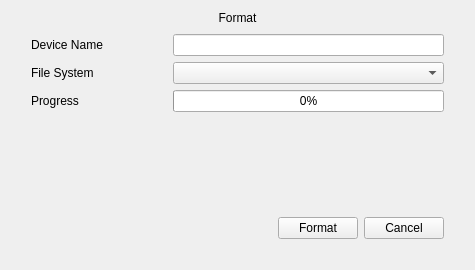
<?xml version="1.0" encoding="UTF-8"?>
<ui version="4.0">
 <class>FormatDialog</class>
 <widget class="QWidget" name="FormatDialog">
  <property name="geometry">
   <rect>
    <x>0</x>
    <y>0</y>
    <width>475</width>
    <height>270</height>
   </rect>
  </property>
  <property name="windowTitle">
   <string>Dialog</string>
  </property>
  <layout class="QVBoxLayout" name="verticalLayout">
   <property name="spacing">
    <number>0</number>
   </property>
   <item>
    <widget class="QLabel" name="label_title">
     <property name="text">
      <string>Format</string>
     </property>
     <property name="alignment">
      <set>Qt::AlignCenter</set>
     </property>
    </widget>
   </item>
   <item>
    <widget class="QWidget" name="widget_background" native="true">
     <property name="sizePolicy">
      <sizepolicy hsizetype="Preferred" vsizetype="Expanding">
       <horstretch>0</horstretch>
       <verstretch>0</verstretch>
      </sizepolicy>
     </property>
     <layout class="QVBoxLayout" name="verticalLayout_2">
      <property name="leftMargin">
       <number>20</number>
      </property>
      <property name="rightMargin">
       <number>20</number>
      </property>
      <property name="bottomMargin">
       <number>20</number>
      </property>
      <item>
       <layout class="QGridLayout" name="gridLayout">
        <item row="0" column="0">
         <widget class="QLabel" name="labelDeviceName">
          <property name="sizePolicy">
           <sizepolicy hsizetype="Preferred" vsizetype="Preferred">
            <horstretch>1</horstretch>
            <verstretch>0</verstretch>
           </sizepolicy>
          </property>
          <property name="text">
           <string>Device Name</string>
          </property>
         </widget>
        </item>
        <item row="0" column="1">
         <widget class="MyLineEdit" name="lineEdit_name">
          <property name="sizePolicy">
           <sizepolicy hsizetype="Expanding" vsizetype="Fixed">
            <horstretch>2</horstretch>
            <verstretch>0</verstretch>
           </sizepolicy>
          </property>
          <property name="readOnly">
           <bool>true</bool>
          </property>
         </widget>
        </item>
        <item row="1" column="0">
         <widget class="QLabel" name="labelFileSystem">
          <property name="text">
           <string>File System</string>
          </property>
         </widget>
        </item>
        <item row="1" column="1">
         <widget class="ComboBox" name="comboBox_fileSystem"/>
        </item>
        <item row="2" column="0">
         <widget class="QLabel" name="labelProgress">
          <property name="text">
           <string>Progress</string>
          </property>
         </widget>
        </item>
        <item row="2" column="1">
         <widget class="QProgressBar" name="progressBar">
          <property name="value">
           <number>0</number>
          </property>
         </widget>
        </item>
       </layout>
      </item>
      <item>
       <spacer name="verticalSpacer">
        <property name="orientation">
         <enum>Qt::Vertical</enum>
        </property>
        <property name="sizeHint" stdset="0">
         <size>
          <width>20</width>
          <height>75</height>
         </size>
        </property>
       </spacer>
      </item>
      <item>
       <layout class="QHBoxLayout" name="horizontalLayout">
        <item>
         <spacer name="horizontalSpacer">
          <property name="orientation">
           <enum>Qt::Horizontal</enum>
          </property>
          <property name="sizeHint" stdset="0">
           <size>
            <width>40</width>
            <height>20</height>
           </size>
          </property>
         </spacer>
        </item>
        <item>
         <widget class="QPushButton" name="pushButton_format">
          <property name="text">
           <string>Format</string>
          </property>
         </widget>
        </item>
        <item>
         <widget class="QPushButton" name="pushButton_cancel">
          <property name="text">
           <string>Cancel</string>
          </property>
         </widget>
        </item>
       </layout>
      </item>
     </layout>
    </widget>
   </item>
  </layout>
 </widget>
 <customwidgets>
  <customwidget>
   <class>MyLineEdit</class>
   <extends>QLineEdit</extends>
   <header>mylineedit.h</header>
  </customwidget>
  <customwidget>
   <class>ComboBox</class>
   <extends>QComboBox</extends>
   <header>combobox.h</header>
  </customwidget>
 </customwidgets>
 <resources/>
 <connections/>
</ui>
